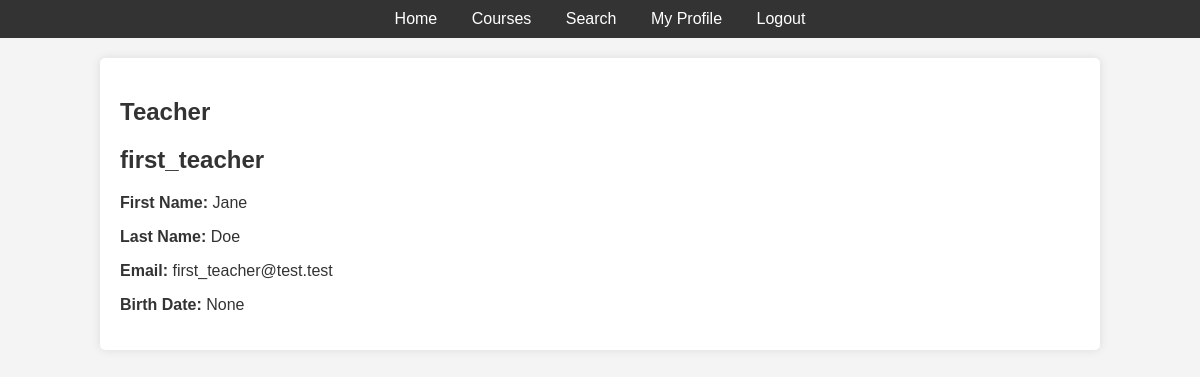
Screenshot of /users/profile/2/ (signed in) with the database file from the repository.
### users/models.py (models this page shows, shortened)
class CustomUser(AbstractUser):
    birth_date = models.DateField("Date of Birth", null=True, blank=True)

### users/views.py (the view)
# urls.py: path("profile/<int:user_id>/", user_profile, name="user_profile"),
@login_required
def user_profile(request, user_id):
    user_obj = get_object_or_404(CustomUser, id=user_id)
    user_groups = user_obj.groups.all()
    is_admin = 'Administrators' in [group.name for group in request.user.groups.all()]
    return render(request, 'users/profile.html', {
        'user_obj': user_obj,
        'user_groups': user_groups,
        'is_admin': is_admin,
    })

### templates/users/profile.html (shortened to what this page needs)
{% extends 'base.html' %}
{% block content %}
    <h2>
        {% for group in user_groups %}
            {% if group.name == "Students" %}
                Student
            {% elif group.name == "Teachers" %}
                Teacher
            {% elif group.name == "Administrators" %}
                Administrator
            {% endif %}
        {% endfor %}
    </h2>
    <h2>{{ user_obj.username }}</h2>
    <p><strong>First Name:</strong> {{ user_obj.first_name }}</p>
    <p><strong>Last Name:</strong> {{ user_obj.last_name }}</p>
    <p><strong>Email:</strong> {{ user_obj.email }}</p>
    <p><strong>Birth Date:</strong> {{ user_obj.birth_date }}</p>
{% endblock %}

### static/css/style.css (style rules this page uses)
body { font-family: Arial, sans-serif; background-color: #f4f4f4; color: #333; margin: 0; padding: 0; }

### rows the page displays
CustomUser: username "first_teacher", first_name "Jane", last_name "Doe", email "first_teacher@test.test", birth_date "None"
